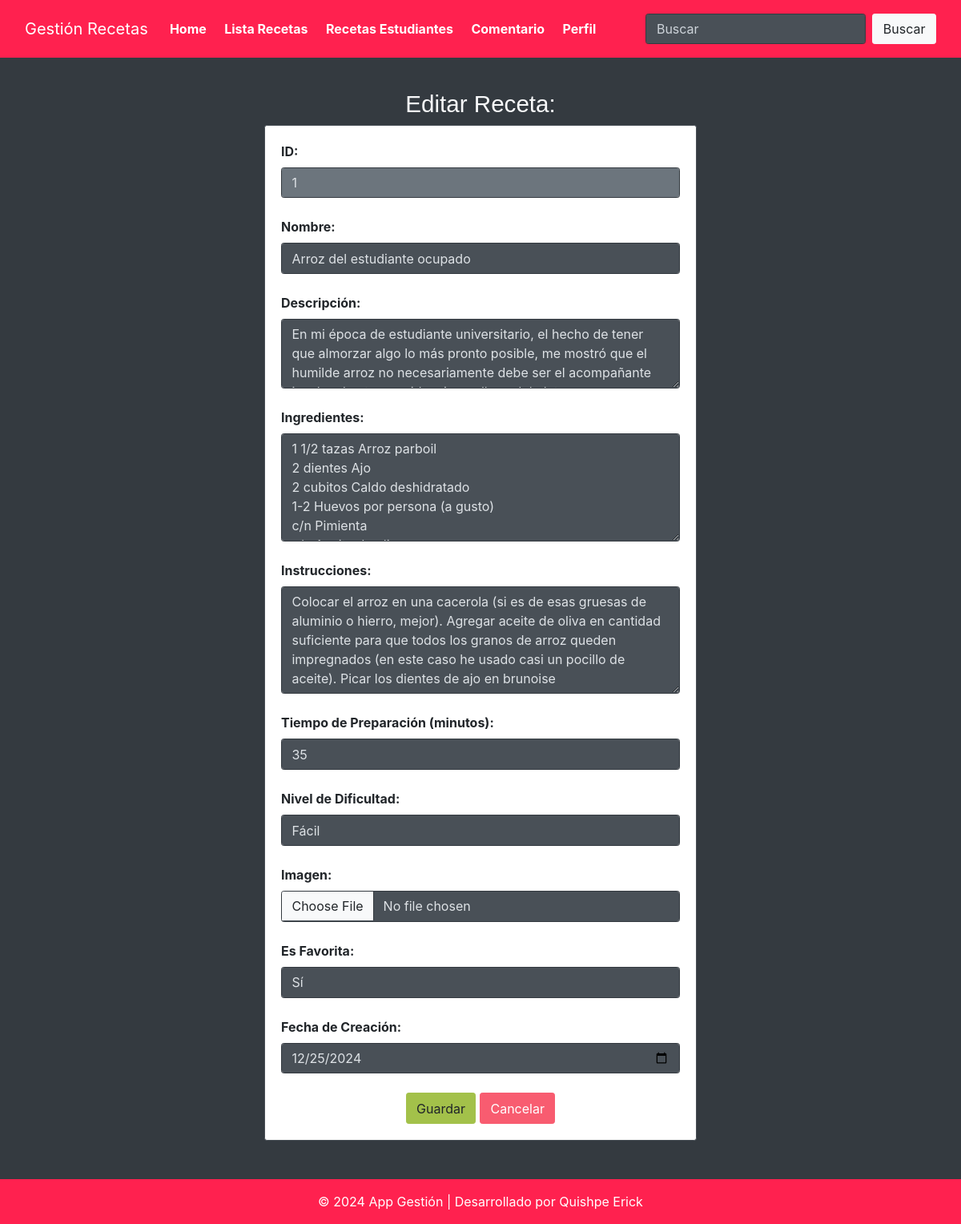
/editarreceta/1/, run on an earlier commit of the app's database.
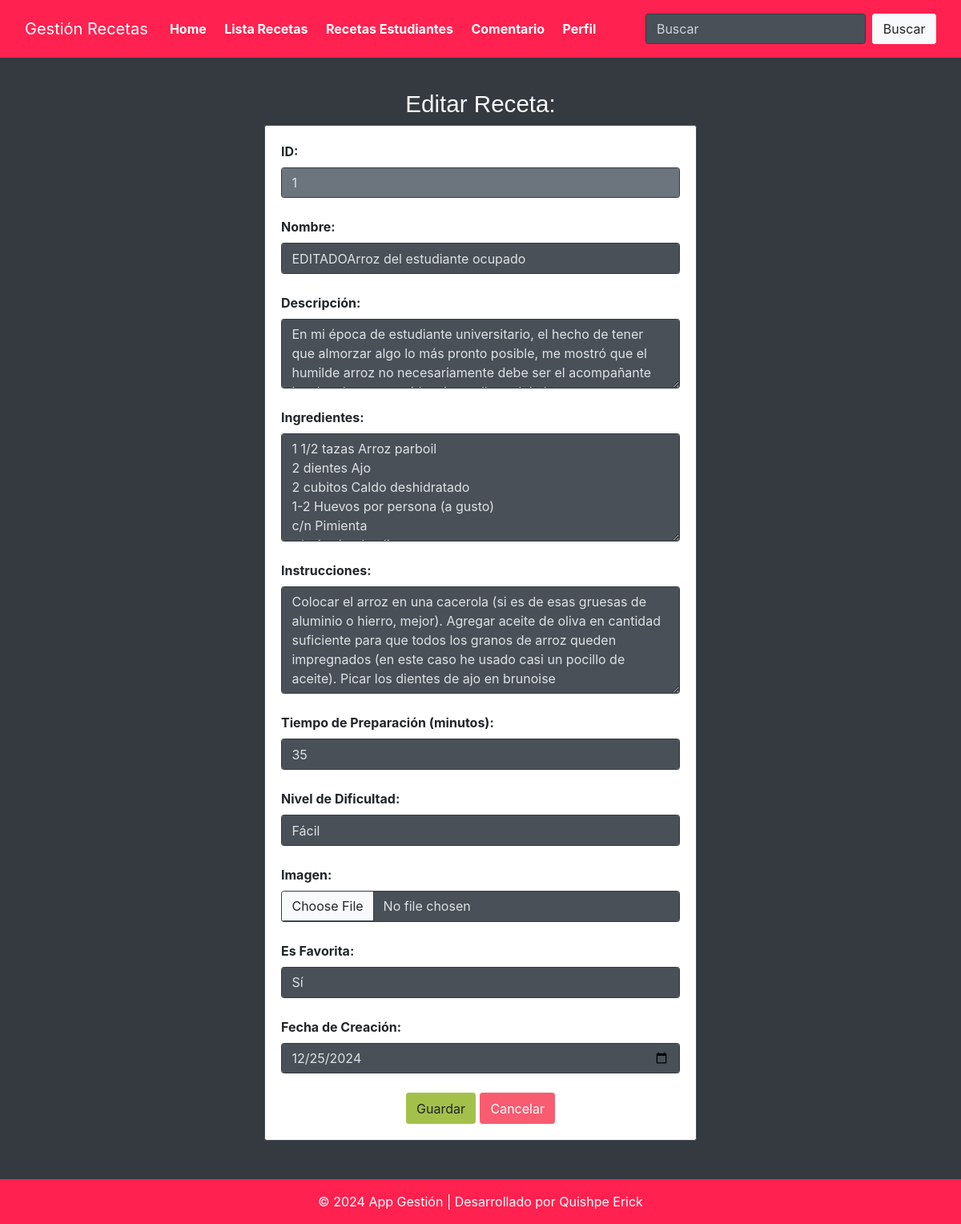
And on a later commit of the database.
### Aplicaciones/Recetas/models.py (models this page shows)
class Receta(models.Model):
    NIVEL_DIFICULTAD_CHOICES = [
        ('Fácil', 'Fácil'),
        ('Intermedio', 'Intermedio'),
        ('Difícil', 'Difícil'),
    ]
    nombre = models.CharField(max_length=255, verbose_name="Nombre de la receta")
    descripcion = models.TextField(verbose_name="Descripción", blank=True, null=True)
    ingredientes = models.TextField(verbose_name="Ingredientes")
    instrucciones = models.TextField(verbose_name="Instrucciones")
    tiempo_preparacion = models.PositiveIntegerField(verbose_name="Tiempo de preparación (minutos)")
    nivel_dificultad = models.CharField(
        max_length=50,
        choices=NIVEL_DIFICULTAD_CHOICES,
        verbose_name="Nivel de dificultad"
    )
    imagen = models.ImageField(upload_to='recetas/', blank=True, null=True, verbose_name="Imagen de la receta")
    es_favorita = models.BooleanField(default=False, verbose_name="Es favorita")
    fecha_creacion = models.DateTimeField(auto_now_add=True, verbose_name="Fecha de creación")

### Aplicaciones/Recetas/views.py (the view, shortened to what this page needs)
# urls.py: path('editarreceta/<int:id>/', views.editarreceta, name='editarreceta'),
def editarreceta(request, id):
    receta = get_object_or_404(Receta, id=id)
    return render(request, 'editarreceta.html', {'receta': receta})

### Aplicaciones/Recetas/templates/editarreceta.html (shortened to what this page needs)
{% extends "./plantilla.html" %}
{% block contenido %}
{% load static %}
<div class="container mt-5">
    <div class="row justify-content-center">
        <div class="col-md-6 text-center">
            <h3>Editar Receta:</h3>
        </div>
    </div>
    <div class="row justify-content-center">
        <div class="col-md-6">
            <div class="card">
                <div class="card-body">
                    <form action="{% url 'editarreceta' receta.id %}" id="frm_editar_receta" method="post" enctype="multipart/form-data">
                        <label for="txt_id"><b>ID:</b></label>
                        <input type="text" class="form-control" name="id" value="{{ receta.id }}" readonly>
                        <br>
                        <label for="txt_nombre"><b>Nombre:</b></label>
                        <input type="text" class="form-control" name="txt_nombre" id="txt_nombre" value="{{ receta.nombre }}" required>
                        <br>
                        <label for="txt_descripcion"><b>Descripción:</b></label>
                        <textarea class="form-control" name="txt_descripcion" id="txt_descripcion" rows="3">{{ receta.descripcion }}</textarea>
                        <br>
                        <label for="txt_ingredientes"><b>Ingredientes:</b></label>
                        <textarea class="form-control" name="txt_ingredientes" id="txt_ingredientes" rows="5" required>{{ receta.ingredientes }}</textarea>
                        <br>
                        <label for="txt_instrucciones"><b>Instrucciones:</b></label>
                        <textarea class="form-control" name="txt_instrucciones" id="txt_instrucciones" rows="5" required>{{ receta.instrucciones }}</textarea>
                        <br>
                        <label for="txt_tiempo_preparacion"><b>Tiempo de Preparación (minutos):</b></label>
                        <input type="number" class="form-control" name="txt_tiempo_preparacion" id="txt_tiempo_preparacion" value="{{ receta.tiempo_preparacion }}" required>
                        <br>
                        <label for="nivel_dificultad"><b>Nivel de Dificultad:</b></label>
                        <select class="form-control" name="nivel_dificultad" id="nivel_dificultad" required>
                            <option value="Fácil" {% if receta.nivel_dificultad == 'Fácil' %}selected{% endif %}>Fácil</option>
                        </select>
                        <br>
                        <label for="imagen"><b>Imagen:</b></label>
                        <input type="file" class="form-control" name="imagen" id="imagen" accept="image/*">
                        <br>
                        <label for="es_favorita"><b>Es Favorita:</b></label>
                        <select class="form-control" name="es_favorita" id="es_favorita" required>
                            <option value="True" {% if receta.es_favorita %}selected{% endif %}>Sí</option>
                        </select>
                        <br>
                        <label for="fecha_creacion"><b>Fecha de Creación:</b></label>
                        <input type="date" class="form-control" name="fecha_creacion" id="fecha_creacion" value="{{ receta.fecha_creacion|date:'Y-m-d' }}" required>
                        <br>
                        <center>
                            <button type="submit" class="btn btn-success">Guardar</button>
                            <a href="/listado_receta/" class="btn btn-danger">Cancelar</a>
                        </center>
                    </form>
                </div>
            </div>
        </div>
    </div>
</div>
{% endblock %}

What changed in the data, as far as the page shows it:
changed Receta "Fácil": txt_nombre "Arroz del estudiante ocupado" → "EDITADOArroz del estudiante ocupado"
